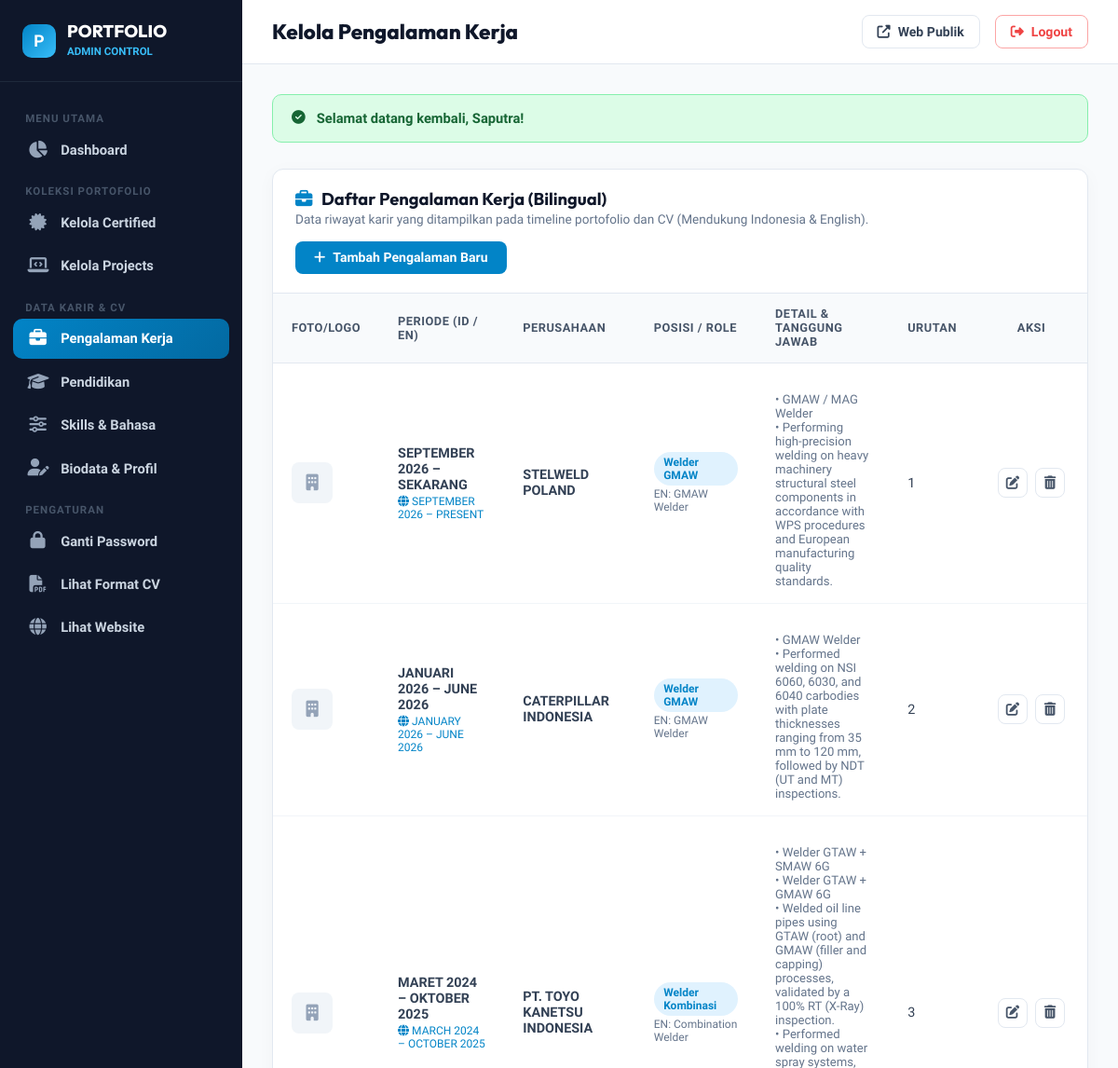
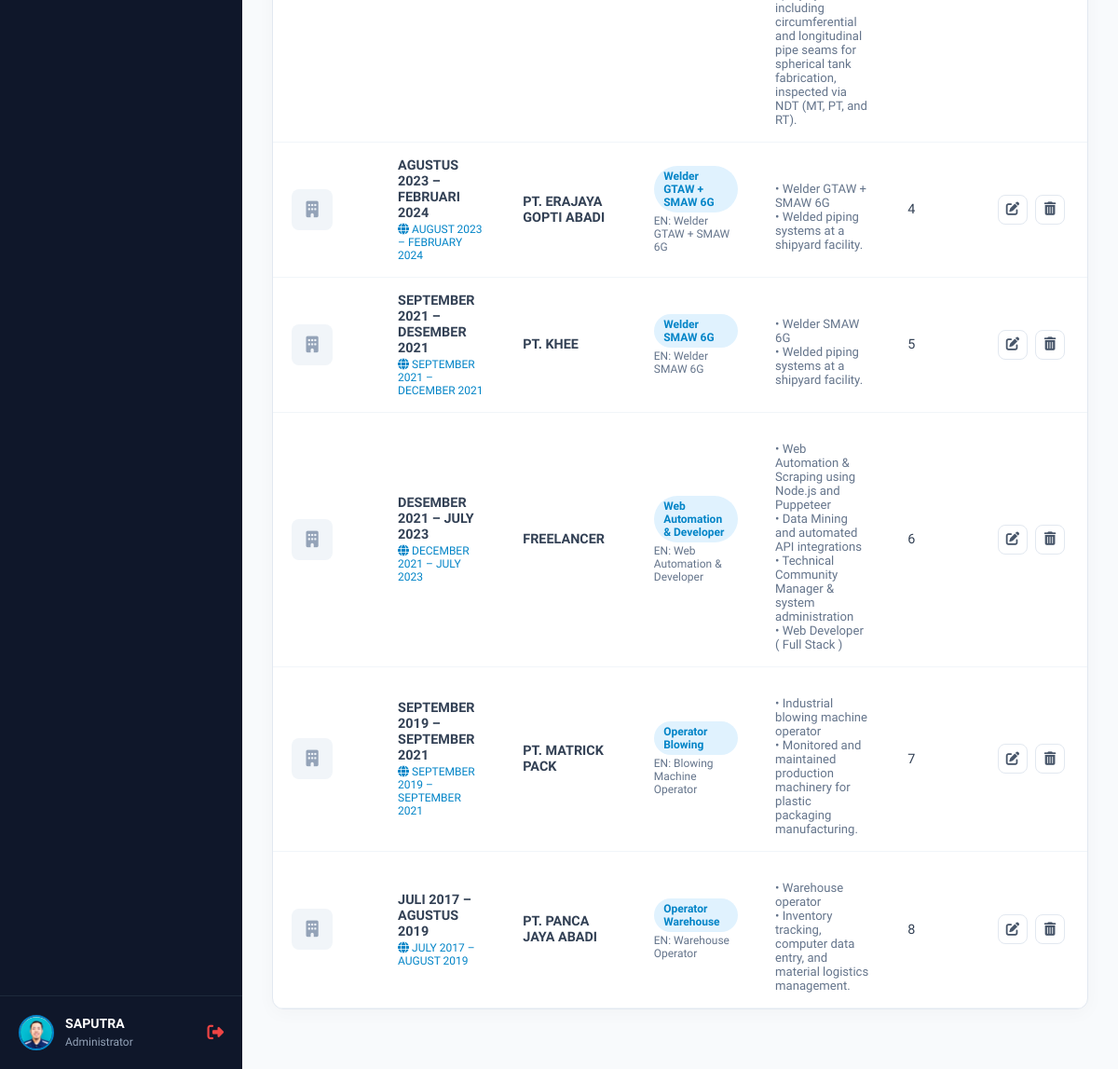
Screenshot of /MrSvz1404/experience.php (signed in) with the database file from the repository (2 pictures, top to bottom).
### tables this page shows
CREATE TABLE profile (
                id INTEGER PRIMARY KEY,
                full_name TEXT NOT NULL,
                title TEXT NOT NULL,
                phone TEXT,
                email TEXT,
                address TEXT,
                linkedin TEXT,
                github TEXT,
                bio TEXT,
                avatar TEXT,
                updated_at DATETIME DEFAULT CURRENT_TIMESTAMP
            , bio_en TEXT);

CREATE TABLE experience (
                id INTEGER PRIMARY KEY AUTOINCREMENT,
                date_range TEXT NOT NULL,
                company TEXT NOT NULL,
                role TEXT NOT NULL,
                details TEXT,
                sort_order INTEGER DEFAULT 0
            , date_range_en TEXT, role_en TEXT, details_en TEXT, image TEXT);

### includes/functions.php (called while the page is built, shortened)
<?php
function sanitize($data) {
    return htmlspecialchars(trim((string)$data), ENT_QUOTES, 'UTF-8', false);
}
function base_url($path = '') {
    $cleanPath = ltrim($path, '/');
    $host = $_SERVER['HTTP_HOST'] ?? '';
    $isLocalhost = in_array($host, ['localhost', '127.0.0.1']) || strpos($host, 'localhost:') === 0;
    $isProduction = !$isLocalhost || !empty($_ENV['VERCEL']) || !empty($_SERVER['VERCEL']) || !empty($_SERVER['HTTP_X_VERCEL_ID']);
    return BASE_URL . $cleanPath;
}
function getFlash() {
    if (isset($_SESSION['flash'])) {
        $flash = $_SESSION['flash'];
        return $flash;
    }
    return null;
}
function getProfileData() {
    $db = Database::getConnection();
    $stmt = $db->query("SELECT * FROM profile WHERE id = 1 LIMIT 1");
    $profile = $stmt->fetch();
    return $profile;
}

### MrSvz1404/auth_check.php (called while the page is built, shortened)
<?php
require_once __DIR__ . '/../includes/functions.php';
$profile = getProfileData();

### MrSvz1404/experience.php (the view, shortened to what this page needs)
<?php
require_once __DIR__ . '/auth_check.php';
$db = Database::getConnection();
$action = $_GET['action'] ?? 'list';
$id = isset($_GET['id']) ? (int)$_GET['id'] : 0;
$currentItem = null;
$experiences = $db->query("SELECT * FROM experience ORDER BY sort_order ASC, id ASC")->fetchAll();
$pageTitle = 'Kelola Pengalaman Kerja';
require_once __DIR__ . '/header.php';
?>
<?php if ($action === 'add' || $action === 'edit'): ?>
  <div class="admin-card">
    <div class="admin-card-header">
      <h3 class="admin-card-title">
        <i class="fas <?= $action === 'add' ? 'fa-plus-circle' : 'fa-edit' ?>" style="color: var(--admin-primary); margin-right: 6px;"></i>
        <?= $action === 'add' ? 'Tambah Pengalaman Kerja Baru' : 'Edit Pengalaman Kerja' ?>
      </h3>
      <a href="<?= base_url('MrSvz1404/experience.php') ?>" class="btn-outline-action">
        <i class="fas fa-arrow-left"></i> Kembali ke Daftar
      </a>
    </div>
    <div class="admin-modal-body">
      <form action="<?= base_url('MrSvz1404/experience.php' . ($action === 'edit' ? '?action=edit&id=' . $id : '?action=add')) ?>" method="POST" enctype="multipart/form-data">
        <input type="hidden" name="existing_image" value="<?= sanitize($currentItem['image'] ?? '') ?>">
        <div class="form-grid">
          <div class="admin-input-group form-full">
            <label class="admin-label" for="company">Nama Perusahaan / Organisasi *</label>
            <input type="text" id="company" name="company" class="admin-input" required
                   value="<?= sanitize($currentItem['company'] ?? '') ?>" placeholder="Contoh: CATERPILLAR INDONESIA">
          </div>
          <div class="admin-input-group">
            <label class="admin-label" for="date_range">Periode Waktu (Indonesia) *</label>
            <input type="text" id="date_range" name="date_range" class="admin-input" required
                   value="<?= sanitize($currentItem['date_range'] ?? '') ?>" placeholder="Contoh: JANUARI 2026 – JUNE 2026">
          </div>
          <div class="admin-input-group">
            <label class="admin-label" for="date_range_en">Date Range (English) <span style="color:#0284c7;">[Default Website]</span></label>
            <input type="text" id="date_range_en" name="date_range_en" class="admin-input"
                   value="<?= sanitize($currentItem['date_range_en'] ?? '') ?>" placeholder="e.g. JANUARY 2026 – JUNE 2026">
          </div>
          <div class="admin-input-group">
            <label class="admin-label" for="role">Jabatan / Role (Indonesia) *</label>
            <input type="text" id="role" name="role" class="admin-input" required
                   value="<?= sanitize($currentItem['role'] ?? '') ?>" placeholder="Contoh: Welder GMAW">
          </div>
          <div class="admin-input-group">
            <label class="admin-label" for="role_en">Role / Job Title (English) <span style="color:#0284c7;">[Default Website]</span></label>
            <input type="text" id="role_en" name="role_en" class="admin-input"
                   value="<?= sanitize($currentItem['role_en'] ?? '') ?>" placeholder="e.g. GMAW Welder">
          </div>
          <div class="admin-input-group form-full">
            <label class="admin-label" for="sort_order">Urutan Tampil (Angka kecil tampil di atas)</label>
            <input type="number" id="sort_order" name="sort_order" class="admin-input"
                   value="<?= (int)($currentItem['sort_order'] ?? 0) ?>">
          </div>
          <div class="admin-input-group form-full">
            <label class="admin-label" for="image">Foto Dokumentasi Kerja / Logo Perusahaan (Opsional)</label>
            <input type="file" id="image" name="image" class="admin-input" accept="image/*" data-preview="exp-preview">
            <small style="color: #64748b; font-size: 0.78rem;">Foto dokumentasi saat bekerja atau logo tempat kerja. Format: JPG, PNG, WEBP. Maks 5MB.</small>
            <div id="exp-preview" class="preview-box" style="<?= !empty($currentItem['image']) ? 'display:block;' : '' ?>">
              <?php if (!empty($currentItem['image'])): ?>
                <img src="<?= base_url($currentItem['image']) ?>" alt="Preview" style="max-height: 80px; object-fit: contain;">
              <?php endif; ?>
            </div>
          </div>
          <div class="admin-input-group form-full">
            <label class="admin-label" for="details">Deskripsi Tugas & Tanggung Jawab (Bahasa Indonesia)</label>
            <textarea id="details" name="details" class="admin-textarea" rows="4"
                      placeholder="Gunakan tanda titik atau baris baru untuk bullet points..."><?= sanitize($currentItem['details'] ?? '') ?></textarea>
          </div>
          <div class="admin-input-group form-full">
            <label class="admin-label" for="details_en">Job Responsibilities & Scope (English - Tampil Sebagai Default)</label>
            <textarea id="details_en" name="details_en" class="admin-textarea" rows="4"
                      placeholder="Write duties and responsibilities in English..."><?= sanitize($currentItem['details_en'] ?? '') ?></textarea>
          </div>
        </div>
        <div style="display: flex; gap: 0.75rem; justify-content: flex-end; margin-top: 1.5rem; padding-top: 1.25rem; border-top: 1px solid var(--admin-border);">
          <a href="<?= base_url('MrSvz1404/experience.php') ?>" class="btn-outline-action">Batal</a>
          <button type="submit" class="btn-admin-action">
            <i class="fas fa-save"></i> Simpan Pengalaman
          </button>
        </div>
      </form>
    </div>
  </div>
<?php else: ?>
  <div class="admin-card">
    <div class="admin-card-header">
      <div>
        <h3 class="admin-card-title"><i class="fas fa-briefcase" style="color: var(--admin-primary); margin-right: 6px;"></i> Daftar Pengalaman Kerja (Bilingual)</h3>
        <p style="font-size: 0.85rem; color: #64748b; margin-top: 2px;">Data riwayat karir yang ditampilkan pada timeline portofolio dan CV (Mendukung Indonesia & English).</p>
      </div>
      <a href="<?= base_url('MrSvz1404/experience.php?action=add') ?>" class="btn-admin-action">
        <i class="fas fa-plus"></i> Tambah Pengalaman Baru
      </a>
    </div>
    <div class="table-responsive">
      <table class="admin-table">
        <thead>
          <tr>
            <th style="width: 70px;">Foto/Logo</th>
            <th>Periode (ID / EN)</th>
            <th>Perusahaan</th>
            <th>Posisi / Role</th>
            <th>Detail & Tanggung Jawab</th>
            <th>Urutan</th>
            <th style="width: 120px; text-align: center;">Aksi</th>
          </tr>
        </thead>
        <tbody>
          <?php if (empty($experiences)): ?>
            <tr><td colspan="7" style="text-align: center; padding: 2rem;">Belum ada pengalaman kerja.</td></tr>
          <?php else: ?>
            <?php foreach ($experiences as $exp): ?>
              <tr>
                <td>
                  <?php if (!empty($exp['image'])): ?>
                    <img src="<?= base_url($exp['image']) ?>" class="table-img" alt="" style="width: 44px; height: 44px; object-fit: contain;">
                  <?php else: ?>
                    <div style="width: 44px; height: 44px; background: #f1f5f9; border-radius: 8px; display: flex; align-items: center; justify-content: center; color: #94a3b8; font-size: 1.1rem;">
                      <i class="fas fa-building"></i>
                    </div>
                  <?php endif; ?>
                </td>
                <td>
                  <strong><?= sanitize($exp['date_range']) ?></strong>
                  <?php if (!empty($exp['date_range_en'])): ?>
                    <div style="font-size: 0.75rem; color: #0284c7; margin-top: 2px;"><i class="fas fa-globe"></i> <?= sanitize($exp['date_range_en']) ?></div>
                  <?php endif; ?>
                </td>
                <td><strong><?= sanitize($exp['company']) ?></strong></td>
                <td>
                  <span class="badge-status blue"><?= sanitize($exp['role']) ?></span>
                  <?php if (!empty($exp['role_en'])): ?>
                    <div style="font-size: 0.75rem; color: #64748b; margin-top: 2px;">EN: <?= sanitize($exp['role_en']) ?></div>
                  <?php endif; ?>
                </td>
                <td style="max-width: 320px; white-space: pre-line; font-size: 0.82rem; color: #64748b;">
                  <?= sanitize($exp['details_en'] ?: $exp['details']) ?>
                </td>
                <td><?= (int)$exp['sort_order'] ?></td>
                <td style="text-align: center;">
                  <div class="table-actions" style="justify-content: center;">
                    <a href="<?= base_url('MrSvz1404/experience.php?action=edit&id=' . $exp['id']) ?>" class="btn-icon edit" title="Edit">
                      <i class="fas fa-edit"></i>
                    </a>
                    <a href="<?= base_url('MrSvz1404/experience.php?action=delete&id=' . $exp['id']) ?>"
                       class="btn-icon delete" title="Hapus"
                       onclick="return confirmDelete('Hapus pengalaman di \'<?= addslashes(sanitize($exp['company'])) ?>\'?');">
                      <i class="fas fa-trash-alt"></i>
                    </a>
                  </div>
                </td>
              </tr>
            <?php endforeach; ?>
          <?php endif; ?>
        </tbody>
      </table>
    </div>
  </div>
<?php endif; ?>
<?php require_once __DIR__ . '/footer.php'; ?>

### MrSvz1404/header.php (shortened to what this page needs)
<?php
require_once __DIR__ . '/auth_check.php';
$currentPage = basename($_SERVER['PHP_SELF']);
$flash = getFlash();
?>
<!DOCTYPE html>
<html lang="id">
<head>
  <link rel="stylesheet" href="https://cdnjs.cloudflare.com/ajax/libs/font-awesome/6.5.1/css/all.min.css" />
  <link rel="stylesheet" href="<?= base_url('assets/css/admin.css') ?>">
</head>
<body class="admin-body">
  <aside class="admin-sidebar">
    <div class="sidebar-header">
      <div class="sidebar-brand-badge">P</div>
      <div class="sidebar-brand-text">
        <h2>PORTFOLIO</h2>
        <span>ADMIN CONTROL</span>
      </div>
    </div>
    <ul class="sidebar-menu">
      <li class="sidebar-heading">Menu Utama</li>
      <li class="sidebar-item">
        <a href="<?= base_url('MrSvz1404/index.php') ?>" class="sidebar-link <?= $currentPage === 'index.php' ? 'active' : '' ?>">
          <i class="fas fa-chart-pie"></i>
          <span>Dashboard</span>
        </a>
      </li>
      <li class="sidebar-heading">Koleksi Portofolio</li>
      <li class="sidebar-item">
        <a href="<?= base_url('MrSvz1404/certified.php') ?>" class="sidebar-link <?= $currentPage === 'certified.php' ? 'active' : '' ?>">
          <i class="fas fa-certificate"></i>
          <span>Kelola Certified</span>
        </a>
      </li>
      <li class="sidebar-item">
        <a href="<?= base_url('MrSvz1404/projects.php') ?>" class="sidebar-link <?= $currentPage === 'projects.php' ? 'active' : '' ?>">
          <i class="fas fa-laptop-code"></i>
          <span>Kelola Projects</span>
        </a>
      </li>
      <li class="sidebar-heading">Data Karir & CV</li>
      <li class="sidebar-item">
        <a href="<?= base_url('MrSvz1404/experience.php') ?>" class="sidebar-link <?= $currentPage === 'experience.php' ? 'active' : '' ?>">
          <i class="fas fa-briefcase"></i>
          <span>Pengalaman Kerja</span>
        </a>
      </li>
      <li class="sidebar-item">
        <a href="<?= base_url('MrSvz1404/education.php') ?>" class="sidebar-link <?= $currentPage === 'education.php' ? 'active' : '' ?>">
          <i class="fas fa-graduation-cap"></i>
          <span>Pendidikan</span>
        </a>
      </li>
      <li class="sidebar-item">
        <a href="<?= base_url('MrSvz1404/skills.php') ?>" class="sidebar-link <?= $currentPage === 'skills.php' ? 'active' : '' ?>">
          <i class="fas fa-sliders-h"></i>
          <span>Skills & Bahasa</span>
        </a>
      </li>
      <li class="sidebar-item">
        <a href="<?= base_url('MrSvz1404/profile.php') ?>" class="sidebar-link <?= $currentPage === 'profile.php' ? 'active' : '' ?>">
          <i class="fas fa-user-edit"></i>
          <span>Biodata & Profil</span>
        </a>
      </li>
      <li class="sidebar-heading">Pengaturan</li>
      <li class="sidebar-item">
        <a href="<?= base_url('MrSvz1404/settings.php') ?>" class="sidebar-link <?= $currentPage === 'settings.php' ? 'active' : '' ?>">
          <i class="fas fa-lock"></i>
          <span>Ganti Password</span>
        </a>
      </li>
      <li class="sidebar-item">
        <a href="<?= base_url('cv.php') ?>" target="_blank" class="sidebar-link">
          <i class="fas fa-file-pdf"></i>
          <span>Lihat Format CV</span>
        </a>
      </li>
      <li class="sidebar-item">
        <a href="<?= base_url() ?>" target="_blank" class="sidebar-link">
          <i class="fas fa-globe"></i>
          <span>Lihat Website</span>
        </a>
      </li>
    </ul>
    <div class="sidebar-footer">
      <div class="sidebar-user">
        <img src="<?= base_url($profile['avatar'] ?: 'assets/images/avatar.png') ?>" alt="User" class="sidebar-user-avatar">
        <div class="sidebar-user-info">
          <span><?= sanitize($profile['full_name']) ?></span>
          <small>Administrator</small>
        </div>
      </div>
      <a href="<?= base_url('MrSvz1404/logout.php') ?>" title="Keluar / Logout" style="color: #ef4444; font-size: 1.1rem;">
        <i class="fas fa-sign-out-alt"></i>
      </a>
    </div>
  </aside>
  <main class="admin-main">
    <header class="admin-topbar">
      <div class="topbar-left">
        <div class="topbar-title">
          <h1><?= $pageTitle ?? 'Admin Control' ?></h1>
        </div>
      </div>
      <div class="topbar-right">
        <a href="<?= base_url() ?>" target="_blank" class="btn-outline-action">
          <i class="fas fa-external-link-alt"></i> Web Publik
        </a>
        <a href="<?= base_url('MrSvz1404/logout.php') ?>" class="btn-outline-action" style="color: #ef4444; border-color: #fca5a5;">
          <i class="fas fa-sign-out-alt"></i> Logout
        </a>
      </div>
    </header>
    <div class="admin-content">
      <?php if ($flash): ?>
        <div class="alert-banner <?= $flash['type'] ?>">
          <i class="fas <?= $flash['type'] === 'success' ? 'fa-check-circle' : ($flash['type'] === 'danger' ? 'fa-exclamation-circle' : 'fa-info-circle') ?>"></i>
          <span><?= $flash['message'] ?></span>
        </div>
      <?php endif; ?>

### rows the page displays
profile: avatar (placeholder picture), full_name "SAPUTRA"
experience: date_range "SEPTEMBER 2026 – SEKARANG", date_range_en "SEPTEMBER 2026 – PRESENT", company "STELWELD POLAND", role "Welder GMAW", role_en "GMAW Welder", details_en "• GMAW / MAG Welder • Performing high-precision welding on heavy machinery structural steel components in accordance with WPS procedures and European manufacturing quality standards.", sort_order "1"
experience: date_range "JANUARI 2026 – JUNE 2026", date_range_en "JANUARY 2026 – JUNE 2026", company "CATERPILLAR INDONESIA", role "Welder GMAW", role_en "GMAW Welder", details_en "• GMAW Welder • Performed welding on NSI 6060, 6030, and 6040 carbodies with plate thicknesses ranging from 35 mm to 120 mm, followed by NDT (UT and MT) inspections.", sort_order "2"
experience: date_range "MARET 2024 – OKTOBER 2025", date_range_en "MARCH 2024 – OCTOBER 2025", company "PT. TOYO KANETSU INDONESIA", role "Welder Kombinasi", role_en "Combination Welder", details_en "• Welder GTAW + SMAW 6G • Welder GTAW + GMAW 6G • Welded oil line pipes using GTAW (root) and GMAW (filler and capping) processes, validated by a 100% RT (X-Ray) inspection. • Performed welding on water spray systems, including circumferential and longitudinal pipe seams for spherical tank fabrication, inspected via NDT (MT, PT, and RT).", sort_order "3"
experience: date_range "AGUSTUS 2023 – FEBRUARI 2024", date_range_en "AUGUST 2023 – FEBRUARY 2024", company "PT. ERAJAYA GOPTI ABADI", role "Welder GTAW + SMAW 6G", role_en "Welder GTAW + SMAW 6G", details_en "• Welder GTAW + SMAW 6G • Welded piping systems at a shipyard facility.", sort_order "4"
experience: date_range "SEPTEMBER 2021 – DESEMBER 2021", date_range_en "SEPTEMBER 2021 – DECEMBER 2021", company "PT. KHEE", role "Welder SMAW 6G", role_en "Welder SMAW 6G", details_en "• Welder SMAW 6G • Welded piping systems at a shipyard facility.", sort_order "5"
experience: date_range "DESEMBER 2021 – JULY 2023", date_range_en "DECEMBER 2021 – JULY 2023", company "FREELANCER", role "Web Automation & Developer", role_en "Web Automation & Developer", details_en "• Web Automation & Scraping using Node.js and Puppeteer • Data Mining and automated API integrations • Technical Community Manager & system administration • Web Developer ( Full Stack )", sort_order "6"
experience: date_range "SEPTEMBER 2019 – SEPTEMBER 2021", date_range_en "SEPTEMBER 2019 – SEPTEMBER 2021", company "PT. MATRICK PACK", role "Operator Blowing", role_en "Blowing Machine Operator", details_en "• Industrial blowing machine operator • Monitored and maintained production machinery for plastic packaging manufacturing.", sort_order "7"
experience: date_range "JULI 2017 – AGUSTUS 2019", date_range_en "JULY 2017 – AUGUST 2019", company "PT. PANCA JAYA ABADI", role "Operator Warehouse", role_en "Warehouse Operator", details_en "• Warehouse operator • Inventory tracking, computer data entry, and material logistics management.", sort_order "8"

### other values shown
$pageTitle "Kelola Pengalaman Kerja"
$flash['message'] "Selamat datang kembali, Saputra!"
